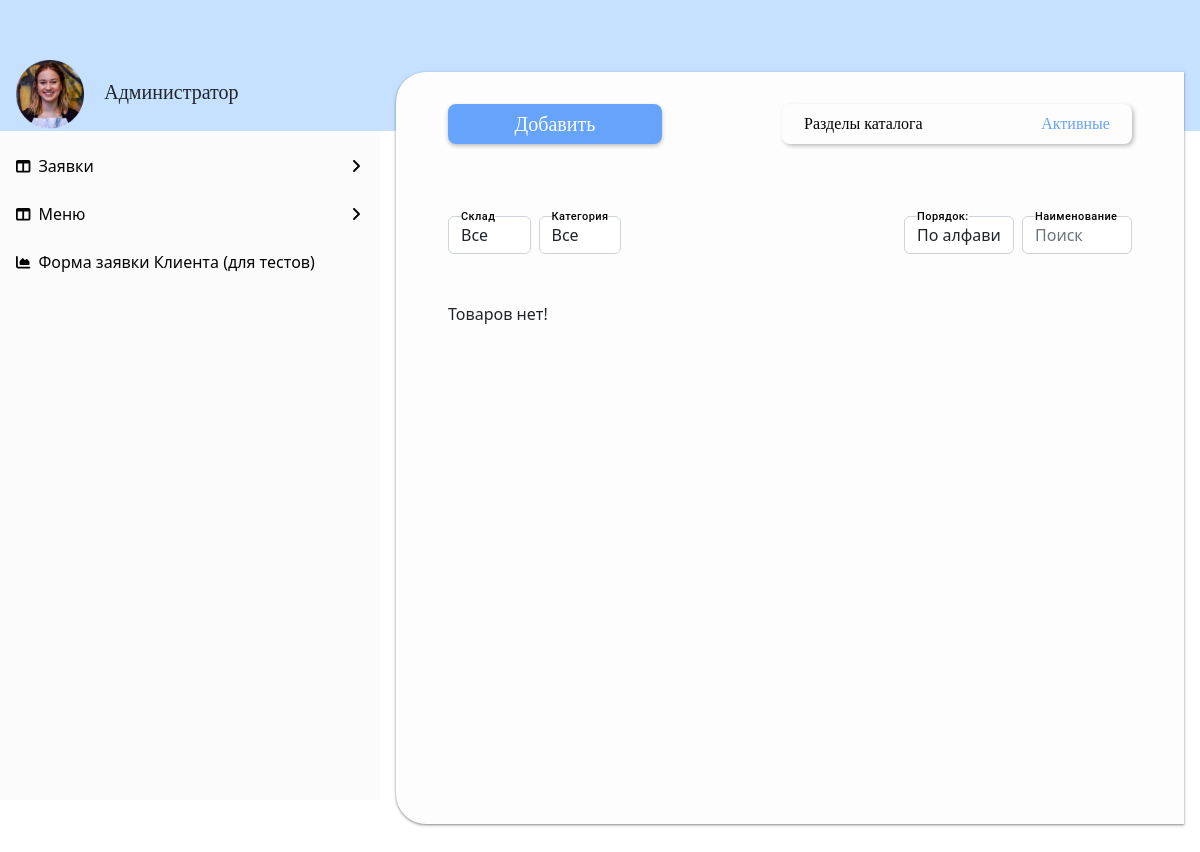
/dishes/stoplist/, run on an earlier commit of the app's database.
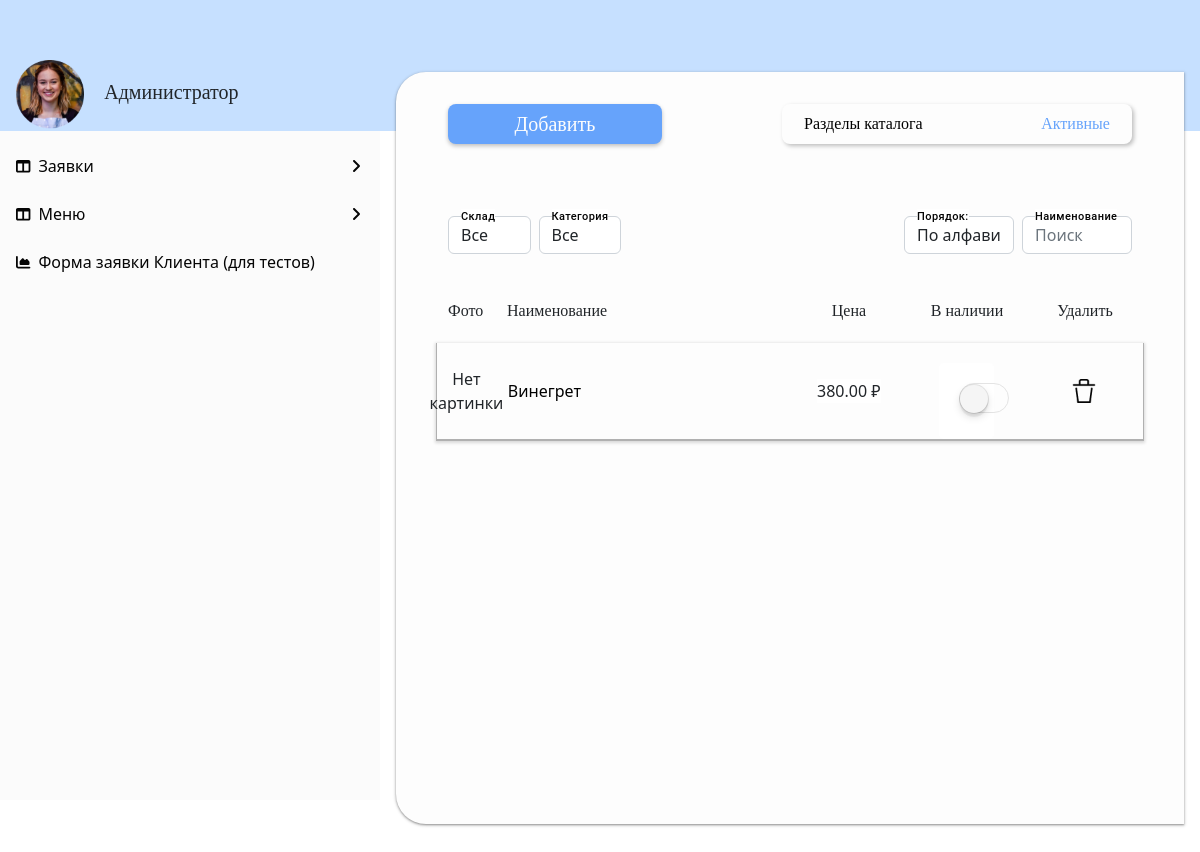
And on a later commit of the database.
### menu/models.py (models this page shows, shortened)
class Dish(models.Model):
    name = models.CharField(max_length=255, unique=True)
    description = models.CharField(max_length=255, blank=True)
    picture = models.ImageField(upload_to=get_image_path, blank=True)
    price = models.FloatField(validators=[MinValueValidator(0.0)])
    price_discount = models.FloatField(validators=[MinValueValidator(0.0)], editable=False)
    discount = models.FloatField(default=0.0, validators=[MinValueValidator(0.0)])
    discount_rub = models.FloatField(default=0.0, validators=[MinValueValidator(0.0)])
    increment = models.FloatField(default=0.0, validators=[MinValueValidator(0.0)])
    increment_rub = models.FloatField(default=0.0, validators=[MinValueValidator(0.0)])
    sticker = models.CharField(max_length=3, choices=STICKERS, default='NEW')
    is_in_POS = models.BooleanField(default=True)
    is_in_delivery = models.BooleanField(default=False)
    is_in_stop_list = models.BooleanField(default=False)
    is_checked = models.BooleanField(default=False)
    quantity = models.IntegerField(validators=[MinValueValidator(0)], default=0)
    menu_section = models.ManyToManyField(MenuSection, related_name='dish')
    store = models.ForeignKey(Store, on_delete=models.CASCADE)
    def __str__(self):
        return self.name

### menu/views.py (the view, shortened to what this page needs)
# urls.py: path('stoplist/', DishStoplistView.as_view(), name='dishes_stoplist'),
class DishStoplistView(ListView):
    model = Dish
    template_name = 'menu/dishes.html'
    context_object_name = 'dishes'
    paginate_by = 20
    ordering = 'name'
    def get_queryset(self):
        queryset = super().get_queryset()
        self.sortform = DishSortForm(self.request.GET)
        if self.sortform.is_valid():
            if self.sortform.cleaned_data['ordering']:
                queryset = queryset.order_by(self.sortform.cleaned_data['ordering'])
        self.filterset = DishFilter(self.request.GET, queryset.filter(is_in_stop_list='True'))
        return self.filterset.qs
    def get_context_data(self, **kwargs):
        context = super().get_context_data(**kwargs)
        context['filterset'] = self.filterset
        context['sortform'] = self.sortform
        return context

### menu/forms.py
class DishSortForm(forms.Form):
    SORT = [
        ('name', 'По алфавиту'),
        ('price_discount', 'По стоимости'),
    ]
    ordering = forms.ChoiceField(label='Порядок', choices=SORT, required=False)

### menu/models.py (called while the page is built)
    def __str__(self):
        return self.name

    def __str__(self):
        return self.name

### templates/menu/dishes.html (shortened to what the changed rows need)
{% extends 'default.html' %}
{% load custom_tags %}
{% load crispy_forms_tags %}
{% block content %}
    <div class="container-fluid pb-5">
    <div class="row pb-5 justify-content-between">
    <div class="col">
    </div>
        <div class="col d-flex justify-content-end">
        </div>
    </div>
    	<form class="filters-form" enctype='multipart/form-data' action="" method="get">
    <div class="row pb-5">
            <div class="col" style="display: flex;justify-content: flex-end;">
         <div class="col-4 me-2">
           {{ sortform }}
         </div>
        </div>
</div>
	</form>
	{% if dishes %}
        <div class="row common-font mb-4" style="font-size: 16px !important;">
        <div class="col-1">Фото</div>
         <div class="col-5" style="text-align: left">Наименование</div>
         <div class="col">Цена</div>
         <div class="col">В наличии</div>
         <div class="col">Удалить</div>
        </div>
	{% for dish in dishes %}
        <div class="row catalog-row style="font-size: 16px !important;"">
                <div class="col-1 center-content" style="text-align: center">
       	{% if dish.picture %}
						<img src="{{ dish.picture.url }}" width="54px">
					{% else %}
					Нет картинки
					{% endif %}
                </div>
            <div class="col-5 center-content" style="justify-content: flex-start"><a href="{% url 'dish_detail' pk=dish.pk %}">{{ dish.name }}</a></div>
                 <div class="col center-content change-price" onclick="removeStyle(this);">
                 	<form action="" method="post" class="change-price-form position-relative">
					{% if dish.price != dish.price_discount %}
                        <div class="row flex-nowrap">
                            <div class="col px-0">{{ dish.price_discount|floatformat:2 }} &#8381;</div>
                            <div class="col px-1"><p style="text-decoration: line-through">	{{ dish.price|floatformat:2 }} &#8381;</p></div>
                        <div class="hide-input d-none">
                                        <div class="row flex-nowrap bg-white">
                                 <div class="col">
					<input class="price-input" type="number" name="{{ dish.pk }}" id="{{ dish }}" value="{{ dish.price|floatformat:2 }}"
								   oninput="limit_input(id)">
                                 </div>
                                                  <div class="col px-0 mx-0">
						<input class="save-input" type="submit" value="">
                                                       </div>
                                             </div>
                        </div>
                          </div>
					{% else %}
                             <div class="row flex-nowrap bg-white">
                         <div class="col px-0">
                        {{ dish.price|floatformat:2 }} &#8381;
                         </div>
                        <br>
                              </div>
					{% endif %}
					</form>
                 </div>
                 <div class="col center-content">{% if not dish.is_in_stop_list %}
					<a class="toggle-link" href="{% url 'dish_addsl' pk=dish.pk %}">
                     <div class="toggleWrapper">
  <input type="checkbox" name="toggle1" class="mobileToggle" id="toggle1" checked>
  <label for="toggle1"></label>
</div>
                    </a>
					{% else %}
					<a class="toggle-link" href="{% url 'dish_delsl' pk=dish.pk %}">
                     <div class="toggleWrapper">
  <label for="toggle2"></label>
</div></a>
					{% endif %}</div>
                 <div class="col center-content"><a href="{% url 'dish_delete' pk=dish.pk %}"><img src="/static/img/delete.png" width="48px"></a></div>
        </div>
	{% endfor %}
	{% else %}
		<p>Товаров нет!</p>
	{% endif %}
{% endblock content %}

What changed in the data, as far as the page shows it:
now on this page (row edited): Dish: picture "Нет картинки", name "Винегрет", price "380.00", is_in_stop_list True (drawn)
Also different on the page:
text no longer shown: "Товаров нет!"
text now shown: "Фото Наименование Цена В наличии Удалить"
